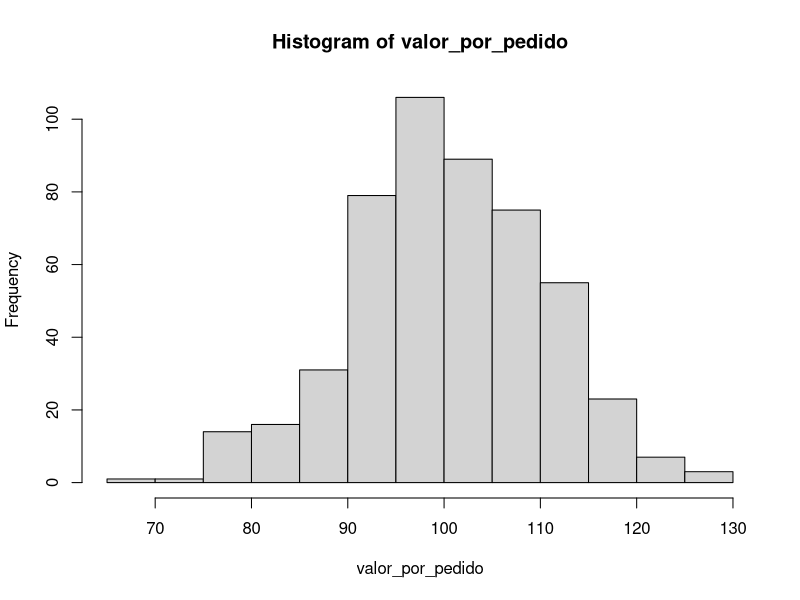

Write the R code that produced this figure. (Note: this script raises an error after producing the figure.)

# As notas são parecidas entre os alunos ou muito diferentes?
# Existem notas parecidas, mas em geral a mediana varia bastante, principalmente na Entrega 3

#  Existe alguma entrega com maior variação de notas?
# A terceira entrega possui media e mediana menor que as demais

#  A média representa bem os dados em todos os casos?
# Sim, já que a média e a mediana apresentam uma diferença muito pequena nos 3 casos, presumo que elas não diferem muito.

#  O desvio padrão ajuda a entender o comportamento das notas? Como?
#Sim, o baixo desvio padrão mostra consistencia entre os dados

#  Existe alguma evidência de distribuição normal? Justifique com base nos gráficos.
# O gráfico da terceira entrega demontra um padrão de distribuição normal, apesar de assimetrica. 



valor_por_pedido <- round(rnorm(500, mean = 100, sd = 10),1) # Amostra "randomica" que se comporta como uma distribuição normal
hist(valor_por_pedido)
valor_por_pedido
sd(valor_por_pedido)

mediana1 = median(entregas.ccoa$Entrega.01)
mediana2 = median(entregas.ccoa$Entrega.02)
mediana3 = median(entregas.ccoa$Entrega.03)

media1 = mean(entregas.ccoa$Entrega.01)
media2 = mean(entregas.ccoa$Entrega.02)
media3 = mean(entregas.ccoa$Entrega.03)

desvio1 = sd(entregas.ccoa$Entrega.01)
desvio2 = sd(entregas.ccoa$Entrega.02)
desvio3 = sd(entregas.ccoa$Entrega.03)

hist(entregas.ccoa$Entrega.01)
abline(v = media1, col = "#121212", lwd = 2)
abline(v = mediana1, col = "#254254", lwd = 2)

hist(entregas.ccoa$Entrega.02)
abline(v = media2, col = "#121212", lwd = 2)
abline(v = mediana2, col = "#254254", lwd = 2)

hist(entregas.ccoa$Entrega.03)
abline(v = media3, col = "#121212", lwd = 2)
abline(v = mediana3, col = "#254254", lwd = 2)

# Qual entrega teve maior média?
# Entrega 2, com 8.84

#  Qual teve maior desvio padrão?
# Entrega 3, com 1.88


# Em qual atividade os alunos tiveram melhor desempenho?
# Entrega 2, pois além da média e mediana serem maiores, ela possui o menor desvio

# Em qual houve maior dificuldade ou desigualdade?
# Entrega 3, pois ela possui um intervalo maior entre os valores



entregas.ccoa$media.aluno <- (entregas.ccoa$Entrega.01+entregas.ccoa$Entrega.02+entregas.ccoa$Entrega.03)/3

# Aluno com maior média
aluno_maior_media <- entregas.ccoa[which.max(entregas.ccoa$media.aluno),]$RA

# Aluno com menor média
aluno_menor_media <- entregas.ccoa[which.min(entregas.ccoa$media.aluno),]$RA

hist(entregas.ccoa$media.aluno)

# Extra 
medianaTotal <- median(entregas.ccoa$media.aluno)
mediaTotal <- mean(entregas.ccoa$media.aluno)
abline(v = mediaTotal, col = "#121212", lwd = 2)
abline(v = medianaTotal, col = "#254254", lwd = 2)
# Creio que ainda não exista uma distribuição normal, mas a maior parte das medias ficou entre 8 e 9
#e a média e mediana estão relativamente distantes, indicando uma certa desigualdade entre os dados
